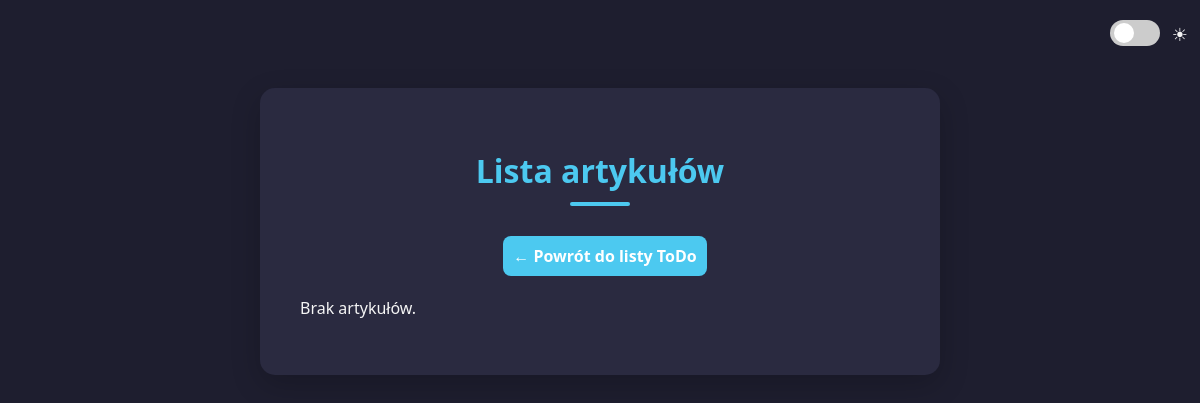
Page /articles-html/ on the earlier database version.
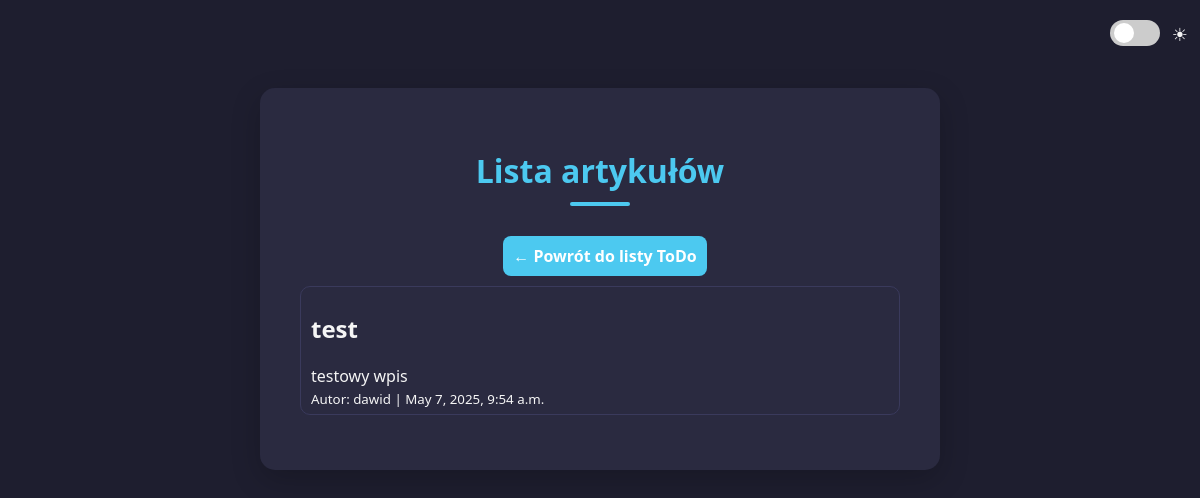
Same page on the later database version.
### crudapp/models.py (models this page shows, shortened)
class Article(models.Model):
    title = models.CharField(max_length=255)
    content = models.TextField()
    created_at = models.DateTimeField(auto_now_add=True)
    author = models.ForeignKey(User, on_delete=models.CASCADE, related_name='articles')

### crudapp/views.py (the view)
# urls.py: path('articles-html/', views.articles_html, name='articles-html'),
def articles_html(request):
    articles = Article.objects.select_related('author').all()
    return render(request, 'articles.html', {'articles': articles})

### crudapp/templates/articles.html (shortened to what this page needs)
{% extends 'base.html' %}
{% block content %}
<h1>Lista artykułów</h1>
<div class="center-button">
    <a href="{% url 'index' %}">← Powrót do listy ToDo</a>
</div>
{% for article in articles %}
<div class="todo-item">
    <div>
        <h2>{{ article.title }}</h2>
        <p>{{ article.content }}</p>
        <small>Autor: {{ article.author.username }} | {{ article.created_at }}</small>
    </div>
</div>
{% empty %}
<p>Brak artykułów.</p>
{% endfor %}
{% endblock %}

### crudapp/templates/base.html (shortened to what this page needs)
<!DOCTYPE html>
{% load static %}
<html lang="en">
<head>
    <link rel="stylesheet" href="{% static 'css/style.css' %}">
</head>
<body>
    <div class="mode-switch">
      <label class="switch">
        <span class="slider"></span>
      </label>
    </div>
    <div class="container">
        {% block content %}{% endblock %}
    </div>
</body>
</html>

### crudapp/static/css/style.css (style rules this page uses)
:root { --bg: #1e1e2f; --text: #f5f5f5; --card: #2a2a40; --accent: #4cc9f0; --border: #3a3a5c; --btn: #4cc9f0; --btn-hover: #096a8a; }
body { background-color: var(--bg); color: var(--text); font-family: 'Segoe UI', sans-serif; padding: 40px 20px; min-height: 100vh; transition: background-color 0.5s ease; }
.container { background: var(--card); padding: 40px; border-radius: 15px; box-shadow: 0 10px 30px rgba(0,0,0,0.2); max-width: 600px; margin: 40px auto; animation: fadeUp 0.6s ease forwards; }
h1 { font-size: 2rem; margin-bottom: 30px; color: var(--accent); text-align: center; position: relative; }
h1::after { content: ''; display: block; width: 60px; height: 4px; background: var(--accent); margin: 10px auto 0; border-radius: 2px; }
.todo-item { background: var(--card); border-left: 5px solid var(--accent); border: 1px solid var(--border); border-radius: 10px; padding: 5px 10px; margin-bottom: 15px; font-size: 16px; display: flex; justify-content: space-between; align-items: center; opacity: 0; transform: translateY(30px); animation: fadeUp 0.5s ease forwards; animation-fill-mode: forwards; min-height: 60px; }
.todo-item:nth-of-type(n) { animation-delay: calc(0.1s * var(--i)); }
.todo-item p { margin: 0; flex: 1; }
a { text-decoration: none; padding: 5px 10px; border-radius: 8px; background-color: var(--btn); color: #fff; font-size: 16px; font-weight: 600; margin-left: 10px; margin-bottom: 5px; transition: background-color 0.3s ease; font-family: 'Segoe UI', sans-serif; display: inline-flex; align-items: center; justify-content: center; height: 30px; }
.mode-switch { position: absolute; top: 20px; right: 40px; z-index: 1000; display: flex; align-items: center; gap: 8px; color: var(--text); font-size: 18px; }
.switch { position: relative; display: inline-block; width: 50px; height: 26px; }
.slider { position: absolute; cursor: pointer; background-color: #ccc; transition: 0.4s; top: 0; left: 0; right: 0; bottom: 0; border-radius: 34px; }
.slider::before { position: absolute; content: ""; height: 20px; width: 20px; left: 4px; bottom: 3px; background-color: white; transition: 0.4s; border-radius: 50%; }
.switch::before { content: "\2600"; position: absolute; right: -28px; top: 2px; font-size: 18px; color: var(--text); }
.center-button { display: flex; justify-content: center; margin-bottom: 5px; }

Differences in the rows shown:
added Article: title "test", content "testowy wpis", author.username "dawid", created_at "May 7, 2025, 9:54 a.m."
Other differences:
text no longer shown: "Brak artykułów."
